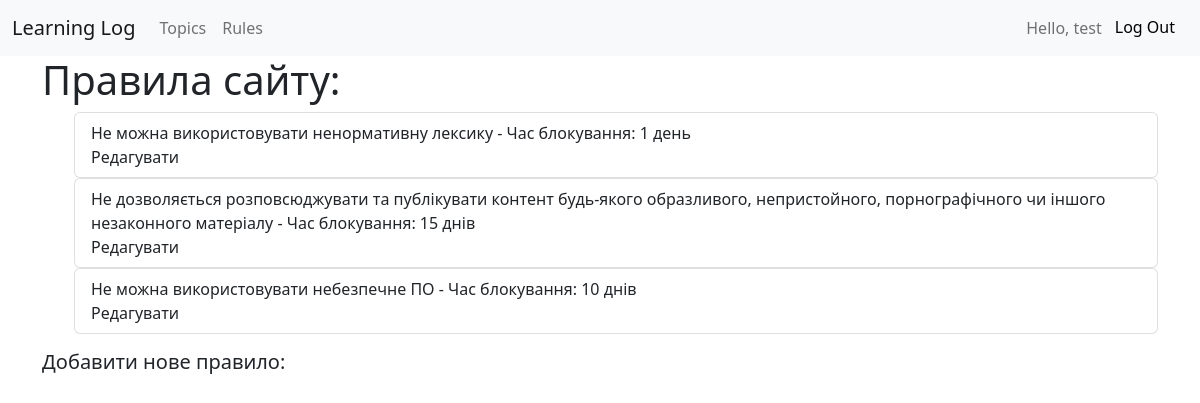
Page /rules (signed in) on the committed database.
### learning_logs/models.py (models this page shows, shortened)
class Rule(models.Model):
    rule = models.CharField(max_length=255)
    ban = models.CharField(max_length=255)

### learning_logs/views.py (the view)
# urls.py: path('rules', views.rules, name='rules'),
@login_required
def rules(request):
    rules = Rule.objects.all()
    return render(request, 'learning_logs/rules.html', {'rules': rules})

### templates/learning_logs/rules.html
{% extends 'learning_logs/base.html' %}
{% block content %}
<div class='container'>
    <h1>Правила сайту:</h1>
    <ul>
        {% for rule in rules %}
        <ul class="list-group">
            <li class="list-group-item">{{ rule.rule }} - Час блокування: {{ rule.ban }}
            <a href="{% url 'learning_logs:edit_rule' rule.id %}" class="nav-link">Редагувати</a></li>
        </ul>
        {% empty %}
            <li>Тут ще не має правил!</li>
        {% endfor %}
    </ul>
    <h5><a href="{% url 'learning_logs:new_rule' %}" class="nav-link">Добавити нове правило:</a></h5>
</div>
{% endblock %}

### templates/learning_logs/base.html (shortened to what this page needs)
<!DOCTYPE html>
<html lang="en">
    <head>
        <link href="https://cdn.jsdelivr.net/npm/bootstrap@5.2.3/dist/css/bootstrap.min.css" rel="stylesheet">
    </head>
    <nav class="navbar navbar-expand-lg bg-light">
      <div class="container-fluid">
          <a class="navbar-brand" href="{% url 'learning_logs:index' %}">Learning Log</a>
          <div class="collapse navbar-collapse" id="navbarSupportedContent">
              <ul class="navbar-nav me-auto mb-2 mb-lg-0">
                  <li class="nav-item">
                      <a class="nav-link" href="{% url 'learning_logs:topics' %}">Topics</a>
                  </li>
              </ul>
              <div class="collapse navbar-collapse" id="navbarSupportedContent">
                <ul class="navbar-nav me-auto mb-2 mb-lg-0">
                    <li class="nav-item">
                        <a class="nav-link" href="{% url 'learning_logs:rules' %}">Rules</a>
                    </li>
                </ul>
              <div class="d-flex ms-auto">
                  <ul class="navbar-nav">
                  {% if user.is_authenticated %}
                      <span class="navbar-text">Hello, {{ user.username }}</span>
                      <li class="nav-item">
                        <form method="post" action="{% url 'users:logout' %}">{% csrf_token %} <button name="submit" class="btn btn-light">Log Out</button></form>
                      </li>
                  {% endif %}
                  </ul>
              </div>
          </div>
      </div>
  </nav>
  {% block content %}
  {% endblock %}
  </html>

### rows in the picture
Rule: rule "Не можна використовувати ненормативну лексику", ban "1 день"
Rule: rule "Не дозволяється розповсюджувати та публікувати контент будь-якого образливого, непристойного, порнографічного чи іншого незаконного матеріалу", ban "15 днів"
Rule: rule "Не можна використовувати небезпечне ПО", ban "10 днів"

### other values in the picture
{{ user.username }} "test"
